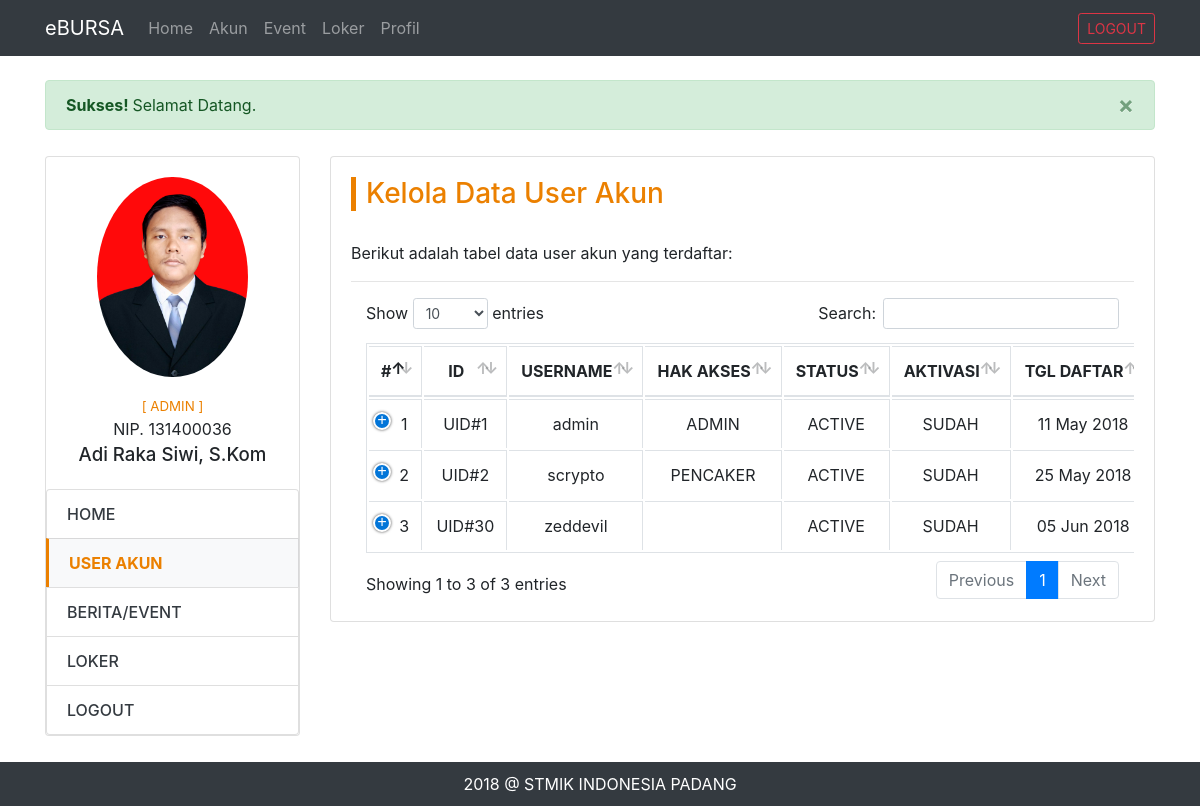
/admin-dashboard.php?page=akun (signed in), run on the app's committed database.
### tables this page shows
CREATE TABLE `profil_admin` (
  `id` int(11) NOT NULL AUTO_INCREMENT,
  `user_akun_id` int(11) NOT NULL,
  `nip` varchar(20) NOT NULL,
  `nama` varchar(30) NOT NULL,
  `jenis_kelamin` enum('Pria','Wanita') NOT NULL,
  `tempat_lahir` varchar(20) NOT NULL,
  `tanggal_lahir` date NOT NULL,
  `agama` enum('Islam','Katolik','Protestan','Hindu','Buddha','Lain-Lain') NOT NULL,
  `alamat` text NOT NULL,
  `telepon` varchar(12) NOT NULL,
  `foto` varchar(100) NOT NULL,
  `dibuat_pada` date NOT NULL,
  PRIMARY KEY (`id`),
  KEY `user_akun_id` (`user_akun_id`)
);

CREATE TABLE `user_akun` (
  `id` int(11) NOT NULL AUTO_INCREMENT,
  `hak_akses_id` int(11) NOT NULL,
  `username` varchar(20) NOT NULL,
  `password` varchar(255) NOT NULL,
  `status` tinyint(1) NOT NULL,
  `aktivasi` tinyint(1) NOT NULL,
  `dibuat_pada` date NOT NULL,
  PRIMARY KEY (`id`),
  UNIQUE KEY `username` (`username`),
  KEY `hak_akses_id` (`hak_akses_id`)
);

CREATE TABLE `hak_akses` (
  `id` int(11) NOT NULL AUTO_INCREMENT,
  `slug` varchar(10) NOT NULL,
  `nama_akses` varchar(20) NOT NULL,
  `keterangan` varchar(30) NOT NULL,
  `dibuat_pada` date NOT NULL,
  PRIMARY KEY (`id`)
);

### cores/misc/function.php (called while the page is built, shortened)
<?php
	function getSlugHakAkses($id) {
		$conn = koneksi();
		$sql = "SELECT slug FROM hak_akses WHERE id = '$id'";
		$proc = mysqli_query($conn, $sql);
		$data = mysqli_fetch_assoc($proc);
		return $data['slug'];
	}
	function getAdminProfil($id) {
		$conn = koneksi();
		$sql = "SELECT * FROM profil_admin WHERE user_akun_id = '$id'";
		$proc = mysqli_query($conn, $sql);
		$data = mysqli_fetch_assoc($proc);
		return $data;
	}
	function koneksi() {
		$conn = mysqli_connect('localhost', 'root', '', 'dbbursa');
		return $conn;
	}
?>

### views/admin/list-akun.php (the view, shortened to what this page needs)
<div class="row">
	<div class="col-md-3">
		<?php include "views/admin/partials/side-menu.php"; ?>
	</div>
	<div class="col-md-9">
		<div class="card">
			<div class="card-body">
				<h3 class="home-title">Kelola Data User Akun</h3>
				<p>Berikut adalah tabel data user akun yang terdaftar:</p><hr>
				<?php
					$query = "SELECT * FROM user_akun";
					$process = mysqli_query($conn, $query);
					while($row = mysqli_fetch_array($process)) {
						$list_data[] = $row;
					}
				?>
				<div class="table-responsive">
					<table class="table table-bordered nowrap" id="tabel-data-user-akun">
						<thead>
							<tr>
								<th class="text-center">#</th>
								<th class="text-center">ID</th>
								<th class="text-center">USERNAME</th>
								<th class="text-center">HAK AKSES</th>
								<th class="text-center">STATUS</th>
								<th class="text-center">AKTIVASI</th>
								<th class="text-center">TGL DAFTAR</th>
							</tr>
						</thead>
						<tbody>
							<?php
								foreach ($list_data as $key => $value) {
							?>
								<tr>
									<td class="text-center"><?php echo $key+1; ?></td>
									<td class="text-center"><?php echo 'UID#'.$value['id'] ?></td>
									<td class="text-center"><?php echo $value['username'] ?></td>
									<td class="text-center"><?php echo strtoupper(getSlugHakAkses($value['id'])) ?></td>
									<td class="text-center"><?php echo $value['status']==1?'ACTIVE':'BANNED' ?></td>
									<td class="text-center"><?php echo $value['aktivasi']==1?'SUDAH':'BELUM' ?></td>
									<td class="text-center"><?php echo date('d M Y', strtotime($value['dibuat_pada'])) ?></td>
								</tr>
							<?php
								}
							?>
						</tbody>
					</table>
				</div>
			</div>
		</div>
	</div>
</div>

### admin-dashboard.php (shortened to what this page needs)
<?php
	require 'cores/misc/function.php';
	$dataProfil = getAdminProfil($_SESSION['user_id']);
?>
<!DOCTYPE html>
<html>
<head>
	<link rel="stylesheet" href="assets/vendors/bootstrap/css/bootstrap.min.css">
	<link rel="stylesheet" href="assets/vendors/datatables/datatables.min.css">
	<link rel="stylesheet" href="assets/vendors/air-datepicker/dist/css/datepicker.min.css">
	<link rel="stylesheet" href="assets/css/app.css">
</head>
<body>
	<?php include "views/partials/admin-navbar.php"; ?>
	<div class="container main-content">
		<div><br></div>
		<?php include "views/partials/notification.php" ?>
		<?php
			if (ISSET($_GET['page'])) {
				$page = $_GET['page'];
				if ($page == 'home') {
					include "views/admin/home.php";
				} elseif ($page == 'profil') {
					include "views/admin/profil.php";
				} elseif ($page == 'akun') {
					include "views/admin/list-akun.php";
				} elseif ($page == 'banned') {
					include "views/admin/user-akun/banned.php";
				} elseif ($page == 'aktivasi') {
					include "views/admin/user-akun/aktivasi.php";
				} elseif ($page == 'event') {
					include "views/admin/event-berita/tambah-event.php";
				} elseif ($page == 'list-event') {
					include "views/admin/event-berita/list-event.php";
				} elseif ($page == 'publish') {
					include "views/admin/event-berita/publish.php";
				}
			}
		?>
	</div>
	<footer class="footer">
		<div class="container">
			<?php echo date('Y') ?> @ <a href="https://stmikindonesia.ac.id" target="_blank">STMIK INDONESIA PADANG</a>
		</div>
	</footer>
</body>
</html>

### views/partials/admin-navbar.php (shortened to what this page needs)
<nav class="navbar navbar-expand-lg navbar-dark bg-dark">
	<div class="container">
		<a class="navbar-brand" href="/e-bursa">eBURSA</a>
		<div class="collapse navbar-collapse" id="navbarSupportedContent">
			<ul class="navbar-nav mr-auto">
				<li class="nav-item">
					<a class="nav-link" href="?page=home">Home</a>
				</li>
				<li class="nav-item">
					<a class="nav-link" href="?page=akun">Akun</a>
				</li>
				<li class="nav-item">
					<a class="nav-link" href="?page=event">Event</a>
				</li>
				<li class="nav-item">
					<a class="nav-link" href="#">Loker</a>
				</li>
				<li class="nav-item">
					<a class="nav-link" href="?page=profil">Profil</a>
				</li>
			</ul>
				<a class="btn btn-sm btn-outline-danger my-2 my-sm-0" href="logout.php">LOGOUT</a>
		</div>
	</div>
</nav>

### views/partials/notification.php (shortened to what this page needs)
<?php
	if (isset($_SESSION['sukses'])) {
		if ($_SESSION['sukses'] != NULL) {
			echo '
				<div class="row bt-mrg-10">
					<div class="col-md-12">
						<div class="alert alert-success alert-dismissible">
							<button type="button" class="close" data-dismiss="alert" aria-label="Close">
								<span aria-hidden="true">&times;</span>
							</button>
							<strong>Sukses! </strong>'.$_SESSION["sukses"].'
						</div>
					</div>
				</div>
			';
		}
	}
?>

### views/admin/partials/side-menu.php
<div class="card">
	<div class="card-body">
		<div class="text-center">
			<img src="assets/img/profil/admin/<?php echo $dataProfil["foto"] ?>" class="rounded-circle text-center" height="200xp">
			<div class="side-detail">
				<div class="side-akses">[ <?php echo strtoupper($_SESSION['hak_akses']) ?> ]</div>
				<div class="side-nip"><?php echo 'NIP. '.$dataProfil["nip"] ?></div>
				<div class="side-nama"><?php echo $dataProfil["nama"] ?></div>
			</div>
		</div>
	</div>
	<ul class="list-group">
		<a href="?page=home" class="list-group-item <?php echo $page=='home'?'active':'' ?>">HOME</a>
		<a href="?page=akun" class="list-group-item <?php echo $page=='akun'?'active':'' ?>">USER AKUN</a>
		<a href="?page=event" class="list-group-item <?php echo $page=='event'?'active':'' ?>">BERITA/EVENT</a>
		<a href="?page=loker" class="list-group-item <?php echo $page=='loker'?'active':'' ?>">LOKER</a>
		<a href="logout.php" class="list-group-item">LOGOUT</a>
	</ul>
</div>

### assets/css/app.css (style rules this page uses)
.bt-mrg-10 { margin-bottom: 10px; }
.home-title { margin-bottom: 30px; color: #eb8000; border-left: 5px solid; padding-left: 10px; }
.main-content { margin-bottom: 70px; }
.footer { bottom: 0; width: 100%; padding: 10px 0; background: #343a40; color: #ffffff; text-align: center; display: block; position: fixed; }
.footer > .container > a { text-decoration: none; color: #ffffff; }
.side-detail { margin-top: 20px; }
.side-akses { font-size: 10pt; color: #eb8000; }
.side-nama { font-size: 14pt; font-weight: 500; }
.list-group-item { font-weight: 500; color: #343a40; }
.list-group-item.active { z-index: 0; color: #eb8000; font-weight: bold; background-color: #f8f9fa; border: 1px solid rgba(0,0,0,.125); border-left: 3px solid #eb8000; }
.active { z-index: 0; }

### data on the page
profil_admin: foto (picture), nip "131400036", nama "Adi Raka Siwi, S.Kom"
user_akun: id "1", username "admin", id.slug "ADMIN", status "ACTIVE", aktivasi "SUDAH", dibuat_pada "11 May 2018"
user_akun: id "2", username "scrypto", id.slug "PENCAKER", status "ACTIVE", aktivasi "SUDAH", dibuat_pada "25 May 2018"
user_akun: id "30", username "zeddevil", status "ACTIVE", aktivasi "SUDAH", dibuat_pada "05 Jun 2018"

### other printed values
$_SESSION["sukses"] "Selamat Datang."
$_SESSION['hak_akses'] "ADMIN"
